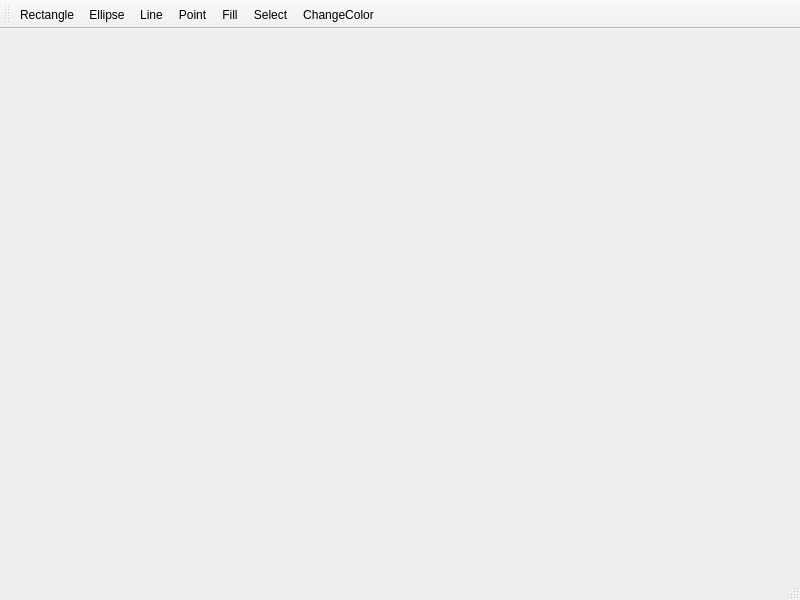
<?xml version="1.0" encoding="UTF-8"?>
<ui version="4.0">
 <class>MainWindow</class>
 <widget class="QMainWindow" name="MainWindow">
  <property name="geometry">
   <rect>
    <x>0</x>
    <y>0</y>
    <width>800</width>
    <height>600</height>
   </rect>
  </property>
  <property name="windowTitle">
   <string>MainWindow</string>
  </property>
  <widget class="QWidget" name="centralwidget"/>
  <widget class="QMenuBar" name="menubar">
   <property name="geometry">
    <rect>
     <x>0</x>
     <y>0</y>
     <width>800</width>
     <height>21</height>
    </rect>
   </property>
  </widget>
  <widget class="QStatusBar" name="statusbar"/>
  <widget class="QToolBar" name="toolBar">
   <property name="windowTitle">
    <string>toolBar</string>
   </property>
   <attribute name="toolBarArea">
    <enum>TopToolBarArea</enum>
   </attribute>
   <attribute name="toolBarBreak">
    <bool>false</bool>
   </attribute>
   <addaction name="actionRectangle"/>
   <addaction name="actionEllipse"/>
   <addaction name="actionLine"/>
   <addaction name="actionPoint"/>
   <addaction name="actionFill"/>
   <addaction name="actionSelect"/>
   <addaction name="actionChangeColor"/>
  </widget>
  <action name="actionRectangle">
   <property name="checkable">
    <bool>true</bool>
   </property>
   <property name="icon">
    <iconset resource="../venv/Graphics/Icons/icons.qrc">
     <normaloff>:/tool_bar/tool_rectangle.png</normaloff>
     <normalon>:/tool_bar/tool_rectangle.png</normalon>
     <disabledoff>:/tool_bar/tool_rectangle.png</disabledoff>
     <disabledon>:/tool_bar/tool_rectangle.png</disabledon>
     <activeoff>:/tool_bar/tool_rectangle.png</activeoff>
     <activeon>:/tool_bar/tool_rectangle.png</activeon>
     <selectedoff>:/tool_bar/tool_rectangle.png</selectedoff>
     <selectedon>:/tool_bar/tool_rectangle.png</selectedon>:/tool_bar/tool_rectangle.png</iconset>
   </property>
   <property name="text">
    <string>Rectangle</string>
   </property>
   <property name="toolTip">
    <string>Рисует прямоугольник</string>
   </property>
  </action>
  <action name="actionEllipse">
   <property name="checkable">
    <bool>true</bool>
   </property>
   <property name="icon">
    <iconset resource="../venv/Graphics/Icons/icons.qrc">
     <normaloff>:/tool_bar/tool_ellipse.png</normaloff>:/tool_bar/tool_ellipse.png</iconset>
   </property>
   <property name="text">
    <string>Ellipse</string>
   </property>
   <property name="toolTip">
    <string>Рисует эллипс</string>
   </property>
  </action>
  <action name="actionChangeColor">
   <property name="icon">
    <iconset resource="../venv/Graphics/Icons/icons.qrc">
     <normaloff>:/tool_bar/tool_collor.png</normaloff>:/tool_bar/tool_collor.png</iconset>
   </property>
   <property name="text">
    <string>ChangeColor</string>
   </property>
   <property name="toolTip">
    <string>Нажмите сюда для выбора цвета</string>
   </property>
  </action>
  <action name="actionLine">
   <property name="checkable">
    <bool>true</bool>
   </property>
   <property name="icon">
    <iconset resource="../venv/Graphics/Icons/icons.qrc">
     <normaloff>:/tool_bar/tool_line.png</normaloff>:/tool_bar/tool_line.png</iconset>
   </property>
   <property name="text">
    <string>Line</string>
   </property>
   <property name="toolTip">
    <string>Рисует линию</string>
   </property>
  </action>
  <action name="actionPoint">
   <property name="checkable">
    <bool>true</bool>
   </property>
   <property name="icon">
    <iconset resource="../venv/Graphics/Icons/icons.qrc">
     <normaloff>:/tool_bar/tool_point.png</normaloff>:/tool_bar/tool_point.png</iconset>
   </property>
   <property name="text">
    <string>Point</string>
   </property>
   <property name="toolTip">
    <string>Карандаш</string>
   </property>
  </action>
  <action name="actionFill">
   <property name="icon">
    <iconset resource="../venv/Graphics/Icons/icons.qrc">
     <normaloff>:/tool_bar/tool_fill.png</normaloff>:/tool_bar/tool_fill.png</iconset>
   </property>
   <property name="text">
    <string>Fill</string>
   </property>
   <property name="toolTip">
    <string>Заливка</string>
   </property>
  </action>
  <action name="actionSelect">
   <property name="icon">
    <iconset resource="../venv/Graphics/Icons/icons.qrc">
     <normaloff>:/tool_bar/tool_select.png</normaloff>:/tool_bar/tool_select.png</iconset>
   </property>
   <property name="text">
    <string>Select</string>
   </property>
   <property name="toolTip">
    <string>Выделение</string>
   </property>
  </action>
 </widget>
 <resources>
  <include location="../venv/Graphics/Icons/icons.qrc"/>
 </resources>
 <connections/>
</ui>
